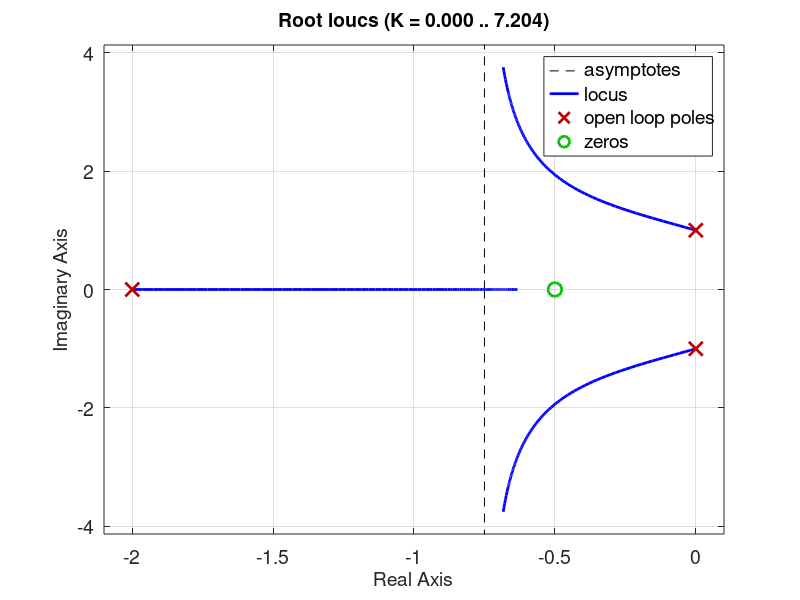

Reproduce this figure in MATLAB.
%% Harmonic oscillator lead compensator root locus

s = tf('s');
G = 1/(s^2 + 1)

F = (2*s+1)/(s+2)

figure(3)
clf
rlocus(G*F)

fh = findall(0,'Type','Figure');
set( findall(fh, '-property', 'fontsize'), 'fontsize', 14)
print('oscillator-rlocus.pdf', '-dpdf')
